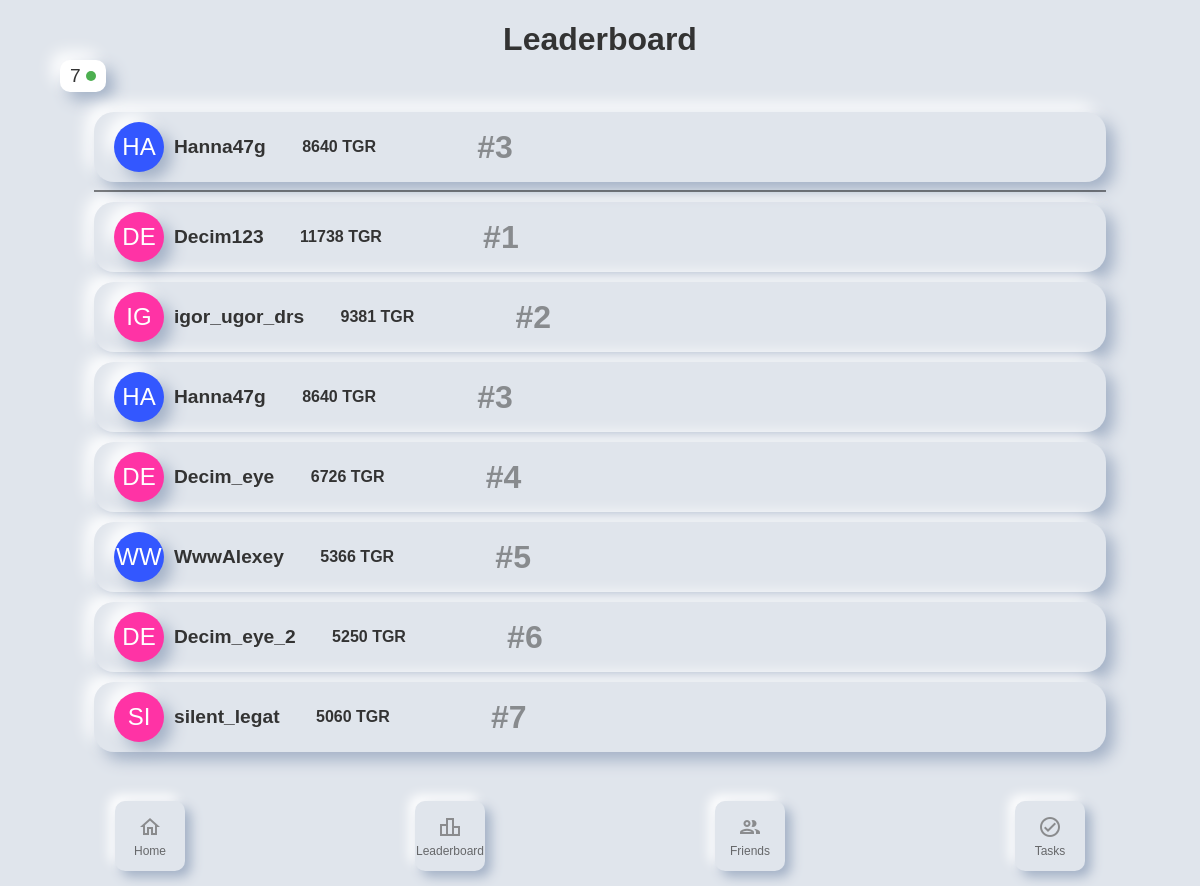
Page /leaderboard?tg_id=7340849168 on the committed database.
### tables this page shows
CREATE TABLE users (
            id INTEGER PRIMARY KEY AUTOINCREMENT,
            tg_id TEXT UNIQUE NOT NULL,
            username TEXT NOT NULL,
            coins INTEGER DEFAULT 0,
            leaderboard_place INTEGER DEFAULT 0,
            available_tasks TEXT,
            completed_tasks TEXT,
            lang TEXT DEFAULT 'en',
            wallet TEXT,
            ref INTEGER DEFAULT 0,
            ref_names TEXT
        );

### mini_app/app.py (the view)
@app.route('/leaderboard')
def leaderboard():
    tg_id = request.args.get('tg_id')
    user = get_user_by_tg_id(tg_id)
    lang = user[7] if user else 'en'
    translation = get_translation(lang)
    if not user:
        logging.debug(f"User with tg_id={tg_id} not found.")
    top_users = get_top_users()
    user_rank = get_user_rank(tg_id) if user else None
    total_users = get_total_users()
    logging.debug(f"User: {user}, Top Users: {top_users}, User Rank: {user_rank}, Total Users: {total_users}")
    return render_template('leaderboard.html', user=user, top_users=top_users, user_rank=user_rank, total_users=total_users, translation=translation)

### mini_app/app.py (called while the page is built)
def get_translation(lang):
    if lang not in ['en', 'ru', 'es']:
        lang = 'en'
    lexicon_module = importlib.import_module(f'translations.LEXICON_{lang.upper()}')
    return lexicon_module.LEXICON

def initials_color(initials):
    colors = {
        'A': '#FF5733', 'B': '#33FF57', 'C': '#3357FF', 'D': '#FF33A5', 'E': '#A533FF',
        'F': '#FF5733', 'G': '#33FF57', 'H': '#3357FF', 'I': '#FF33A5', 'J': '#A533FF',
        'K': '#FF5733', 'L': '#33FF57', 'M': '#3357FF', 'N': '#FF33A5', 'O': '#A533FF',
        'P': '#FF5733', 'Q': '#33FF57', 'R': '#3357FF', 'S': '#FF33A5', 'T': '#A533FF',
        'U': '#FF5733', 'V': '#33FF57', 'W': '#3357FF', 'X': '#FF33A5', 'Y': '#A533FF',
        'Z': '#FF5733'
    }
    return colors.get(initials[0].upper(), '#333333')

### mini_app/database.py (called while the page is built)
def get_user_by_tg_id(tg_id):
    conn = sqlite3.connect('users.db')
    cursor = conn.cursor()
    cursor.execute('SELECT * FROM users WHERE tg_id = ?', (tg_id,))
    user = cursor.fetchone()
    conn.close()
    return user

def get_top_users(limit=500):
    logging.debug(f"Getting top {limit} users by coins")
    conn = sqlite3.connect('users.db')
    cursor = conn.cursor()
    cursor.execute('''
        SELECT tg_id, username, coins
        FROM users
        ORDER BY coins DESC
        LIMIT ?
    ''', (limit,))
    top_users = cursor.fetchall()
    conn.close()
    return top_users

def get_user_rank(tg_id):
    logging.debug(f"Getting rank for user: tg_id={tg_id}")
    conn = sqlite3.connect('users.db')
    cursor = conn.cursor()
    cursor.execute('''
        SELECT COUNT(*)
        FROM users
        WHERE coins > (SELECT coins FROM users WHERE tg_id = ?)
    ''', (tg_id,))
    rank = cursor.fetchone()[0] + 1
    conn.close()
    return rank

def get_total_users():
    logging.debug("Getting total number of users")
    conn = sqlite3.connect('users.db')
    cursor = conn.cursor()
    cursor.execute('SELECT COUNT(*) FROM users')
    total_users = cursor.fetchone()[0]
    conn.close()
    return total_users

### mini_app/templates/leaderboard.html (shortened to what this page needs)
<!DOCTYPE html>
<html lang="en">
<head>
    <link rel="stylesheet" href="{{ url_for('static', filename='css/leaderboard.css') }}">
</head>
<body>
    <div class="container">
        <div class="header">
            <div class="total-users-container">
                <div class="total-users">
                    {{ total_users }}
                    <div class="green-circle"></div>
                </div>
            </div>
            <h1>{{ translation['leaderboard'] }}</h1>
        </div>
        {% if user and user[2] %}
        <div class="current-user">
            <div class="user-avatar-initials" style="background-color: {{ user[2][:2]|initials_color }};">{{ user[2][:2].upper() }}</div>
            <div class="user-info">
                <span class="username">{{ user[2] }}</span>
                <span class="coins">{{ user[3] }} {{ translation['currency'] }}</span>
                <span class="user-rank">#{{ user_rank }}</span>
            </div>
        </div>
        {% endif %}
        <div class="leaderboard">
            {% for top_user in top_users %}
                <div class="leaderboard-item">
                    <div class="user-avatar-initials" style="background-color: {{ top_user[1][:2]|initials_color }};">{{ top_user[1][:2].upper() }}</div>
                    <div class="user-info">
                        <span class="username">{{ top_user[1] }}</span>
                        <span class="coins">{{ top_user[2] }} {{ translation['currency'] }}</span>
                        <span class="user-rank">#{{ loop.index }}</span>
                    </div>
                </div>
            {% endfor %}
        </div>
    </div>
    <div class="bottom-nav">
        <div class="nav-item" data-target="/main">
            <span class="material-icons-outlined">home</span>
            <span>{{ translation['home'] }}</span>
        </div>
        <div class="nav-item" data-target="/leaderboard">
            <span class="material-icons-outlined">leaderboard</span>
            <span>{{ translation['leaderboard'] }}</span>
        </div>
        <div class="nav-item" data-target="/friends">
            <span class="material-icons-outlined">group</span>
            <span>{{ translation['friends'] }}</span>
        </div>
        <div class="nav-item" data-target="/tasks">
            <span class="material-icons-outlined">check_circle_outline</span>
            <span>{{ translation['tasks'] }}</span>
        </div>
    </div>
</body>
</html>

### mini_app/static/css/leaderboard.css (style rules this page uses)
body { font-family: Arial, Helvetica, sans-serif; background-color: #e0e5ec; display: flex; flex-direction: column; justify-content: space-between; height: 100vh; margin: 0; padding: 0; color: #333; }
.container { text-align: center; padding: 5%; flex: 1; overflow-y: auto; margin-bottom: -3%; }
.header { display: flex; justify-content:left; align-items: center; margin-bottom: 0%; }
h1 { position: absolute; left: 50%; transform: translate(-50%, -50%); top: 2%; }
.total-users-container { display: flex; align-items: center; margin-bottom: 0px; }
.total-users { background-color: #ffffff; color: #333; font-size: 1.2em; padding: 5px 10px; border-radius: 10px; box-shadow: 8px 8px 16px #a3b1c6, -8px -8px 16px #ffffff; display: inline-block; margin-right: 5px; display: flex; align-items: center; }
.green-circle { background-color: #4CAF50; width: 10px; height: 10px; border-radius: 50%; margin-left: 5px; }
.current-user { display: flex; align-items: center; justify-content: space-between; background: #e0e5ec; border-radius: 20px; padding: 10px 20px; box-shadow: 8px 8px 16px #a3b1c6, -8px -8px 16px #ffffff; margin-bottom: 0px; width: 100%; max-width: 90%; margin: 20px auto; position: relative; }
.current-user::after { content: ''; position: absolute; bottom: -10px; left: 50%; transform: translateX(-50%); width: 100%; height: 2px; background: #00000079; }
.leaderboard-item { display: flex; align-items: center; background: #e0e5ec; border-radius: 20px; padding: 10px 20px; box-shadow: 8px 8px 16px #a3b1c6, -8px -8px 16px #ffffff; margin-bottom: 10px; width: 100%; max-width: 90%; margin: 10px auto; }
.user-avatar-initials { color: #ffffff; width: 50px; height: 50px; border-radius: 50%; display: flex; align-items: center; justify-content: center; font-size: 1.5em; margin-right: 10px; box-shadow: 8px 8px 16px #a3b1c6, -8px -8px 16px #ffffff; }
.user-info { display: flex; align-items: center; flex: 1; }
.username { font-weight: bold; font-size: 1.2em; margin-right: 4%; display: inline-block; max-width: 30%; white-space: nowrap; overflow: hidden; text-overflow: ellipsis; vertical-align: bottom; }
.coins { font-size: 100%; margin-right: 10px; font-weight: bold; }
.user-rank { font-size: 2em; font-weight: bold; opacity: 0.5; height: 90%; display: flex; align-items:self-end; padding-left: 10%; }
.bottom-nav { display: flex; justify-content: space-around; align-items: center; background-color: #e0e5ec; padding: 10px 0; margin: 0; }
.nav-item { display: flex; flex-direction: column; align-items: center; justify-content: center; text-align: center; color: #333; font-size: 12px; transition: transform 0.2s; background: #e0e5ec; border-radius: 10px; box-shadow: 6px 6px 12px #a3b1c6, -6px -6px 12px #ffffff; padding: 10px; width: 50px; height: 50px; margin: 5px; }
.nav-item .material-icons-outlined { font-size: 24px; margin-bottom: 5px; color: #666; }
.nav-item span { opacity: 0.7; }

### rows in the picture
users: username "HA", username "Hanna47g", coins "8640"
users: username "DE", username "Decim123", coins "11738"
users: username "IG", username "igor_ugor_drs", coins "9381"
users: username "DE", username "Decim_eye", coins "6726"
users: username "WW", username "WwwAlexey", coins "5366"
users: username "DE", username "Decim_eye_2", coins "5250"
users: username "SI", username "silent_legat", coins "5060"

### other values in the picture
{{ total_users }} "7"
{{ translation['leaderboard'] }} "Leaderboard"
{{ translation['currency'] }} "TGR"
{{ user_rank }} "3"
{{ translation['home'] }} "Home"
{{ translation['friends'] }} "Friends"
{{ translation['tasks'] }} "Tasks"
